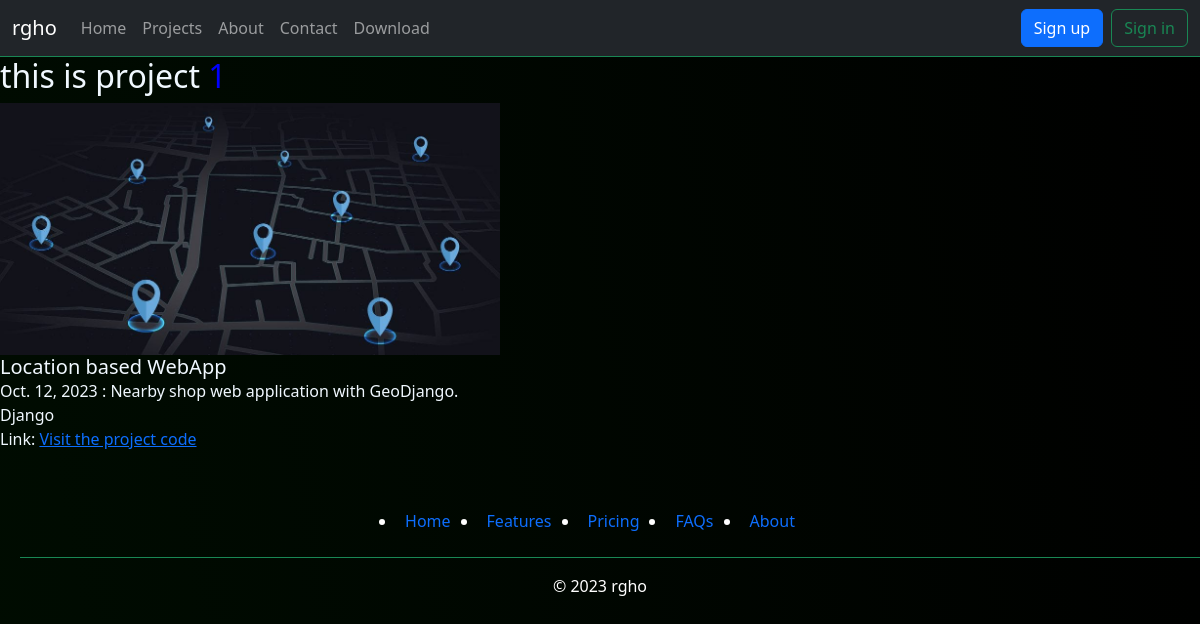
Before: /projects/1 with the older database file.
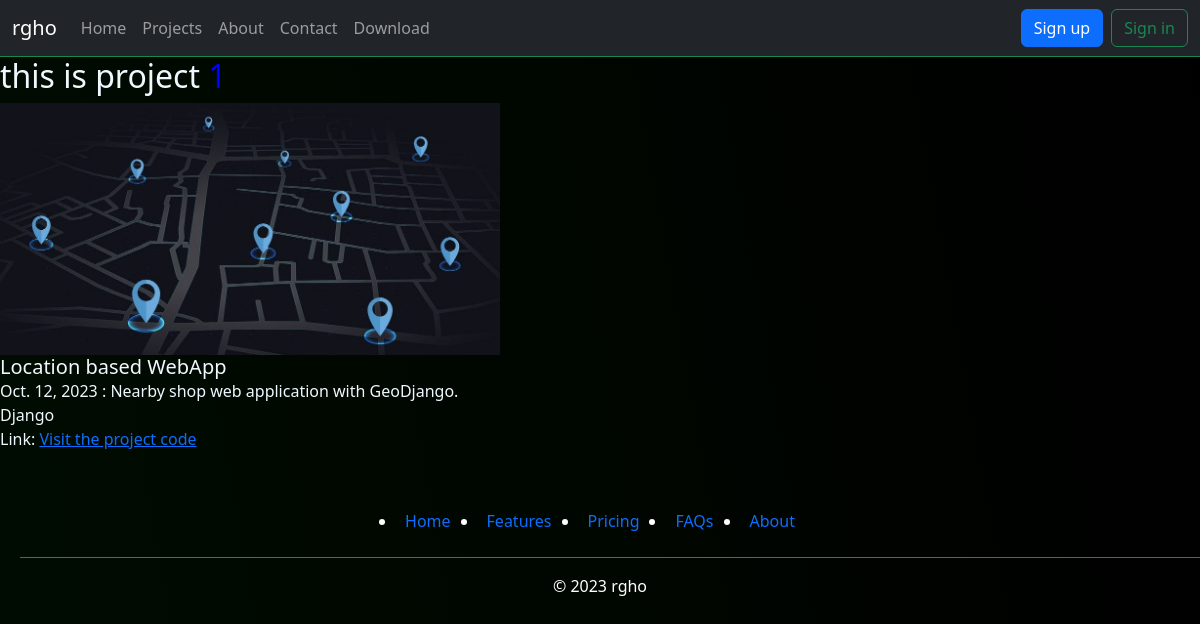
After: the same page with the newer database file.
### projects/models.py (models this page shows, shortened)
class Project(models.Model):
    date = models.DateField()
    title = models.CharField(max_length=250)
    description = models.TextField()
    technology = models.CharField(max_length=100)
    links = nullable_field(models.URLField, max_length=300)
    image = models.CharField(max_length=100)

### projects/views.py (the view)
# urls.py: path('projects/<int:pk>', views.project_detail, name="project_detail")
def project_detail(request, pk):
    projects = proj.objects.get(pk=pk)
    return render(request, 'projects/project_detail.html',
                  {'projects' : projects}
                  )

### projects/templates/projects/project_detail.html (shortened to what this page needs)
{%extends 'projects/base.html' %}
{% load static %}
{% block content %}
    <h2> this is project <span style="color: blue;">{{ projects.pk}}</span> </h2>
    <img src="{% static projects.image %}" class="card-img-top" style="max-width: 500px;" alt="{{ project.description }}">
    <h5 class="card-title">{{ projects.title}}</h5>
    <p class="card-text">{{ projects.date}} : {{ projects.description }}
         <br> {{ projects.technology}} <br> Link: <a href="{{ projects.links }}">Visit the project code</a></p>
{% endblock %}

Changed rows visible on the page:
changed Project "Location based WebApp": image: a different picture
